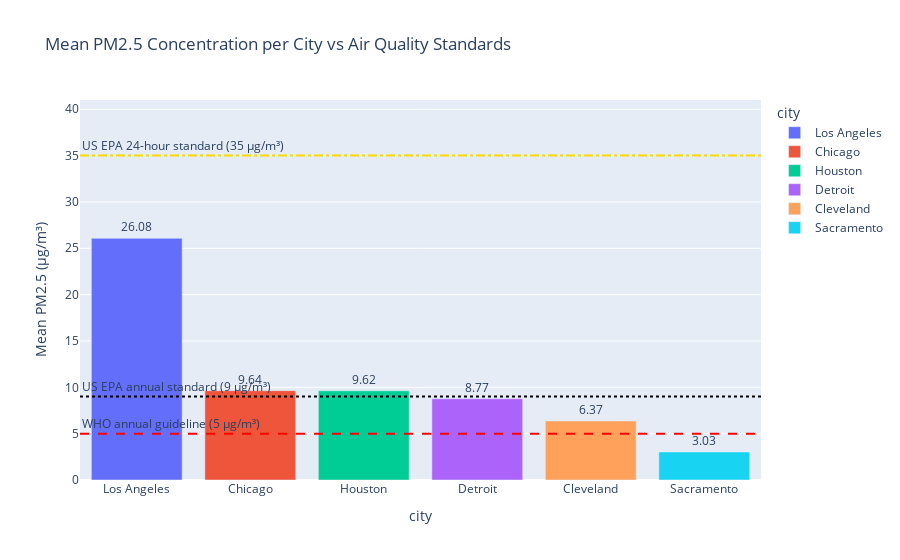

This figure's notebook cell:
### Markdown cell above
### 2.2.1 Descriptive and exploratory analysis
This section delves into descriptive statistics such as mean, median, and exploratory analyses such as time series in order to understand the underlying data distributions and inform the downstream course for appropriate statistical methods.
#### Mean
* Mean is a measure of central tendency that represents the balance point of a dataset. Also called the average.It is calculated by summing all observations and dividing by the total number of observations.
* I will look at the mean of pm2.5 across all cities and visualise against various air quality standards:
  - WHO annual guideline (5 µg/m³)
  - US EPA annual standard (9 µg/m³)
  - US EPA 24-hour standard (35 µg/m³)
### a) Mean pm2.5 concentration per city vs air quality standards

### Code cell
import plotly.express as px

# Calculate mean PM2.5 per city
city_pm25_mean = (
    df.groupby("city", as_index=False)["pm2_5"]
      .mean()
      .rename(columns={"pm2_5": "mean_pm2_5"})
)

# Sort cities by pollution level (highest first)
city_pm25_mean = city_pm25_mean.sort_values(
    "mean_pm2_5", ascending=False
)

# Create bar chart
fig = px.bar(
    city_pm25_mean,
    x="city",
    y="mean_pm2_5",
    title="Mean PM2.5 Concentration per City vs Air Quality Standards",
    labels={"mean_pm2_5": "Mean PM2.5 (µg/m³)"},
    color="city"
)

# WHO guideline (annual)
fig.add_hline(
    y=5,
    line_dash="dash",
    line_color="red",
    annotation_text="WHO annual guideline (5 µg/m³)",
    annotation_position="top left"
)

# US EPA annual standard
fig.add_hline(
    y=9,
    line_dash="dot",
    line_color="black",
    annotation_text="US EPA annual standard (9 µg/m³)",
    annotation_position="top left"
)

# US EPA 24-hour standard
fig.add_hline(
    y=35,
    line_dash="dashdot",
    line_color="gold",
    annotation_text="US EPA 24-hour standard (35 µg/m³)",
    annotation_position="top left"
)

# Show values on bars
fig.update_traces(
    texttemplate="%{y:.2f}",
    textposition="outside"
)

fig.update_layout(
    yaxis_range=[0, max(city_pm25_mean["mean_pm2_5"].max(), 36) + 5]
)

fig.show()

### Figure 1 — Plotly figure (JSON) as saved in the notebook; plotly's stock layout.template omitted (floating-point values rounded to 4 significant figures)
{"data": [{"hovertemplate": "city=%{x}<br>Mean PM2.5 (µg/m³)=%{y}<extra></extra>", "legendgroup": "Los Angeles", "marker": {"color": "#636efa", "pattern": {"shape": ""}}, "name": "Los Angeles", "orientation": "v", "showlegend": true, "textposition": "outside", "texttemplate": "%{y:.2f}", "type": "bar", "x": ["Los Angeles"], "xaxis": "x", "y": [26.08], "yaxis": "y"}, {"hovertemplate": "city=%{x}<br>Mean PM2.5 (µg/m³)=%{y}<extra></extra>", "legendgroup": "Chicago", "marker": {"color": "#EF553B", "pattern": {"shape": ""}}, "name": "Chicago", "orientation": "v", "showlegend": true, "textposition": "outside", "texttemplate": "%{y:.2f}", "type": "bar", "x": ["Chicago"], "xaxis": "x", "y": [9.639], "yaxis": "y"}, {"hovertemplate": "city=%{x}<br>Mean PM2.5 (µg/m³)=%{y}<extra></extra>", "legendgroup": "Houston", "marker": {"color": "#00cc96", "pattern": {"shape": ""}}, "name": "Houston", "orientation": "v", "showlegend": true, "textposition": "outside", "texttemplate": "%{y:.2f}", "type": "bar", "x": ["Houston"], "xaxis": "x", "y": [9.62], "yaxis": "y"}, {"hovertemplate": "city=%{x}<br>Mean PM2.5 (µg/m³)=%{y}<extra></extra>", "legendgroup": "Detroit", "marker": {"color": "#ab63fa", "pattern": {"shape": ""}}, "name": "Detroit", "orientation": "v", "showlegend": true, "textposition": "outside", "texttemplate": "%{y:.2f}", "type": "bar", "x": ["Detroit"], "xaxis": "x", "y": [8.766], "yaxis": "y"}, {"hovertemplate": "city=%{x}<br>Mean PM2.5 (µg/m³)=%{y}<extra></extra>", "legendgroup": "Cleveland", "marker": {"color": "#FFA15A", "pattern": {"shape": ""}}, "name": "Cleveland", "orientation": "v", "showlegend": true, "textposition": "outside", "texttemplate": "%{y:.2f}", "type": "bar", "x": ["Cleveland"], "xaxis": "x", "y": [6.369], "yaxis": "y"}, {"hovertemplate": "city=%{x}<br>Mean PM2.5 (µg/m³)=%{y}<extra></extra>", "legendgroup": "Sacramento", "marker": {"color": "#19d3f3", "pattern": {"shape": ""}}, "name": "Sacramento", "orientation": "v", "showlegend": true, "textposition": "outside", "texttemplate": "%{y:.2f}", "type": "bar", "x": ["Sacramento"], "xaxis": "x", "y": [3.027], "yaxis": "y"}], "layout": {"annotations": [{"showarrow": false, "text": "WHO annual guideline (5 µg/m³)", "x": 0, "xanchor": "left", "xref": "x domain", "y": 5, "yanchor": "bottom", "yref": "y"}, {"showarrow": false, "text": "US EPA annual standard (9 µg/m³)", "x": 0, "xanchor": "left", "xref": "x domain", "y": 9, "yanchor": "bottom", "yref": "y"}, {"showarrow": false, "text": "US EPA 24-hour standard (35 µg/m³)", "x": 0, "xanchor": "left", "xref": "x domain", "y": 35, "yanchor": "bottom", "yref": "y"}], "barmode": "relative", "legend": {"title": {"text": "city"}, "tracegroupgap": 0}, "shapes": [{"line": {"color": "red", "dash": "dash"}, "type": "line", "x0": 0, "x1": 1, "xref": "x domain", "y0": 5, "y1": 5, "yref": "y"}, {"line": {"color": "black", "dash": "dot"}, "type": "line", "x0": 0, "x1": 1, "xref": "x domain", "y0": 9, "y1": 9, "yref": "y"}, {"line": {"color": "gold", "dash": "dashdot"}, "type": "line", "x0": 0, "x1": 1, "xref": "x domain", "y0": 35, "y1": 35, "yref": "y"}], "title": {"text": "Mean PM2.5 Concentration per City vs Air Quality Standards"}, "xaxis": {"anchor": "y", "categoryarray": ["Los Angeles", "Chicago", "Houston", "Detroit", "Cleveland", "Sacramento"], "categoryorder": "array", "domain": [0, 1], "title": {"text": "city"}}, "yaxis": {"anchor": "x", "domain": [0, 1], "range": [0, 41], "title": {"text": "Mean PM2.5 (µg/m³)"}}}}
